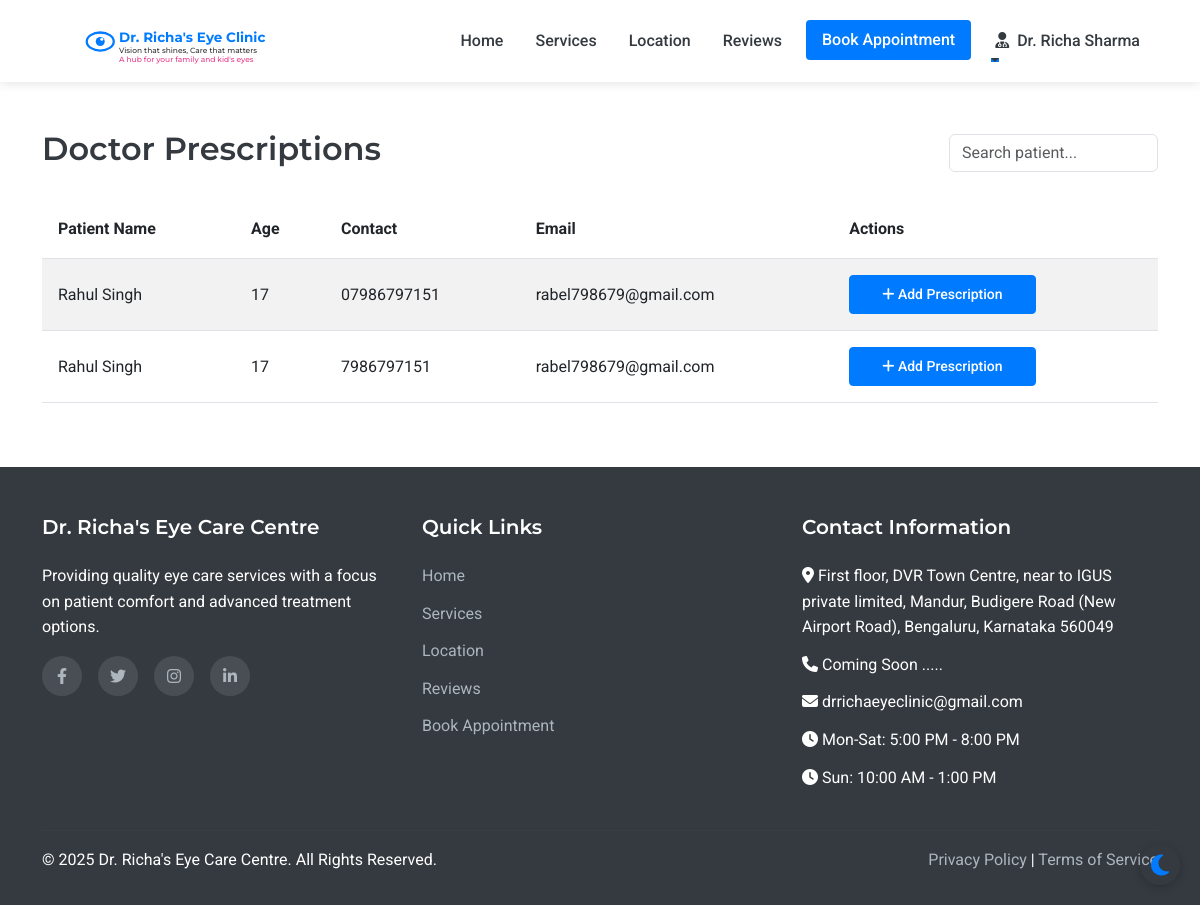
Page /doctor/prescriptions (signed in) on the committed database.
### models.py (models this page shows, shortened)
class Staff(UserMixin, db.Model):
    __abstract__ = True
    id = db.Column(db.Integer, primary_key=True)
    username = db.Column(db.String(64), unique=True, nullable=False)
    email = db.Column(db.String(120), unique=True, nullable=False)
    password_hash = db.Column(db.String(256), nullable=False)
    full_name = db.Column(db.String(100), nullable=False)
    mobile_number = db.Column(db.String(15), nullable=False)

class Doctor(Staff):
    __tablename__ = 'doctor'
    qualifications = db.Column(db.String(200), nullable=True)
    specialization = db.Column(db.String(200), nullable=True)

class Patient(UserMixin, db.Model):
    id = db.Column(db.Integer, primary_key=True)
    full_name = db.Column(db.String(100), nullable=False)
    mobile_number = db.Column(db.String(15), nullable=False)
    email = db.Column(db.String(100), nullable=True)
    age = db.Column(db.Integer, nullable=False)
    password_hash = db.Column(db.String(256), nullable=True)
    is_registered = db.Column(db.Boolean, default=False)
    created_at = db.Column(db.DateTime, nullable=False, default=datetime.utcnow)
    appointments = db.relationship('Appointment', backref='patient', lazy=True)
    doctor_prescriptions = db.relationship('DoctorPrescription', backref='patient', lazy=True)
    optometrist_prescriptions = db.relationship('OptometristPrescription', backref='patient', lazy=True)

### routes.py (the view)
@app.route('/doctor/prescriptions')
@login_required
def doctor_prescriptions():
    if not isinstance(current_user, Doctor):
        flash('Access denied', 'danger')
        return redirect(url_for('index'))
    all_patients = Patient.query.order_by(Patient.full_name).all()
    return render_template('doctor/prescriptions.html', all_patients=all_patients)

### app.py (called while the page is built)
@login_manager.user_loader
def load_user(user_id):
    from models import Doctor, Assistant, Admin, Patient
    try:
        if user_id.startswith('doctor_'):
            return Doctor.query.get(int(user_id.split('_')[1]))
        elif user_id.startswith('assistant_'):
            return Assistant.query.get(int(user_id.split('_')[1]))
        elif user_id.startswith('admin_'):
            return Admin.query.get(int(user_id.split('_')[1]))
        else:
            return Patient.query.get(int(user_id))
    except (ValueError, AttributeError):
        return None

### routes.py (called while the page is built)
@app.context_processor
def inject_now():
    return {'now': datetime.now()}

### templates/doctor/prescriptions.html (shortened to what this page needs)
{% extends 'layout.html' %}
{% block content %}
<div class="container py-5">
    <div class="d-flex justify-content-between align-items-center mb-4">
        <h2>Doctor Prescriptions</h2>
        <input type="text" id="searchInput" class="form-control w-auto" placeholder="Search patient..." onkeyup="searchTable()">
    </div>
    <div class="table-responsive">
        <table class="table table-striped" id="prescriptionTable">
            <thead>
                <tr>
                    <th>Patient Name</th>
                    <th>Age</th>
                    <th>Contact</th>
                    <th>Email</th>
                    <th>Actions</th>
                </tr>
            </thead>
            <tbody>
                {% for patient in all_patients %}
                <tr>
                    <td>{{ patient.full_name }}</td>
                    <td>{{ patient.age }}</td>
                    <td>{{ patient.mobile_number }}</td>
                    <td>{{ patient.email }}</td>
                    <td>
                        <div class="btn-group">
                            <a href="{{ url_for('doctor_add_prescription', patient_id=patient.id) }}"
                               class="btn btn-primary btn-sm">
                                <i class="fas fa-plus"></i> Add Prescription
                            </a>
                        </div>
                    </td>
                </tr>
                {% endfor %}
            </tbody>
        </table>
    </div>
</div>
{% endblock %}

### templates/layout.html (shortened to what this page needs)
<!DOCTYPE html>
<html lang="en">
<head>
    <link href="https://cdn.jsdelivr.net/npm/bootstrap@5.3.0-alpha1/dist/css/bootstrap.min.css" rel="stylesheet">
    <link rel="stylesheet" href="https://cdn.jsdelivr.net/npm/flatpickr/dist/flatpickr.min.css">
    <link rel="stylesheet" href="https://cdnjs.cloudflare.com/ajax/libs/font-awesome/6.1.1/css/all.min.css">
    <link rel="stylesheet" href="{{ url_for('static', filename='css/style.css') }}">
</head>
<body>
    <nav class="navbar navbar-expand-lg sticky-top">
        <div class="container">
            <a class="navbar-brand" href="{{ url_for('index') }}" id="clinic-logo">
                <div id="interactive-logo-container" style="height: 60px;"></div>
            </a>
            <div class="collapse navbar-collapse" id="navbarNav">
                <ul class="navbar-nav ms-auto">
                    <li class="nav-item">
                        <a class="nav-link {% if request.path == url_for('index') %}active{% endif %}" href="{{ url_for('index') }}">Home</a>
                    </li>
                    <li class="nav-item">
                        <a class="nav-link {% if request.path == url_for('services') %}active{% endif %}" href="{{ url_for('services') }}">Services</a>
                    </li>
                    <li class="nav-item">
                        <a class="nav-link {% if request.path == url_for('location') %}active{% endif %}" href="{{ url_for('location') }}">Location</a>
                    </li>
                    <li class="nav-item">
                        <a class="nav-link {% if request.path == url_for('reviews') %}active{% endif %}" href="{{ url_for('reviews') }}">Reviews</a>
                    </li>
                    <li class="nav-item">
                        <a class="nav-link btn btn-primary text-white px-3 ms-lg-2" href="{{ url_for('appointment') }}">Book Appointment</a>
                    </li>
                    {% if current_user.is_authenticated %}
                        {% if current_user.__class__.__name__ == 'Patient' %}
                            <li class="nav-item dropdown">
                                <a class="nav-link dropdown-toggle" href="#" id="navbarDropdown" role="button" data-bs-toggle="dropdown" aria-expanded="false">
                                    <i class="fas fa-user me-1"></i> {{ current_user.full_name }}
                                </a>
                                <ul class="dropdown-menu dropdown-menu-end" aria-labelledby="navbarDropdown">
                                    <li><a class="dropdown-item" href="{{ url_for('patient_dashboard') }}">Dashboard</a></li>
                                    <li><a class="dropdown-item" href="{{ url_for('patient_appointments') }}">My Appointments</a></li>
                                    <li><a class="dropdown-item" href="{{ url_for('patient_medical_records') }}">Medical Records</a></li>
                                    <li><hr class="dropdown-divider"></li>
                                    <li><a class="dropdown-item" href="{{ url_for('patient_logout') }}">Logout</a></li>
                                </ul>
                            </li>
                        {% else %}
                            <li class="nav-item dropdown">
                                <a class="nav-link dropdown-toggle" href="#" id="navbarDropdown" role="button" data-bs-toggle="dropdown" aria-expanded="false">
                                    <i class="fas fa-user-md me-1"></i> {{ current_user.full_name }}
                                </a>
                            </li>
                        {% endif %}
                    {% endif %}
                </ul>
            </div>
        </div>
    </nav>
    <main>
        {% block content %}{% endblock %}
    </main>
    <footer>
        <div class="container">
            <div class="row">
                <div class="col-md-4 mb-4 mb-md-0">
                    <h5>Dr. Richa's Eye Care Centre</h5>
                    <p class="mb-3">Providing quality eye care services with a focus on patient comfort and advanced treatment options.</p>
                    <div class="social-icons">
                        <a href="#" aria-label="Facebook"><i class="fab fa-facebook-f"></i></a>
                        <a href="#" aria-label="Twitter"><i class="fab fa-twitter"></i></a>
                        <a href="#" aria-label="Instagram"><i class="fab fa-instagram"></i></a>
                        <a href="#" aria-label="LinkedIn"><i class="fab fa-linkedin-in"></i></a>
                    </div>
                </div>
                <div class="col-md-4 mb-4 mb-md-0">
                    <h5>Quick Links</h5>
                    <ul>
                        <li><a href="{{ url_for('index') }}">Home</a></li>
                        <li><a href="{{ url_for('services') }}">Services</a></li>
                        <li><a href="{{ url_for('location') }}">Location</a></li>
                        <li><a href="{{ url_for('reviews') }}">Reviews</a></li>
                        <li><a href="{{ url_for('appointment') }}">Book Appointment</a></li>
                    </ul>
                </div>
                <div class="col-md-4">
                    <h5>Contact Information</h5>
                    <ul>
                        <li><i class="fas fa-map-marker-alt"></i> First floor, DVR Town Centre, near to     IGUS private limited, Mandur, Budigere Road (New Airport Road), Bengaluru, Karnataka 560049</li>
                        <li><i class="fas fa-phone"></i> Coming Soon .....</li>
                        <li><i class="fas fa-envelope"></i> drrichaeyeclinic@gmail.com</li>
                        <li><i class="fas fa-clock"></i> Mon-Sat: 5:00 PM - 8:00 PM</li>
                        <li><i class="fas fa-clock"></i> Sun: 10:00 AM - 1:00 PM</li>
                    </ul>
                </div>
            </div>
            <hr class="mt-4 mb-3" style="border-color: rgba(255,255,255,0.1);">
            <div class="row">
                <div class="col-md-6">
                    <p class="mb-md-0">&copy; {{ now.year }} Dr. Richa's Eye Care Centre. All Rights Reserved.</p>
                </div>
                <div class="col-md-6 text-md-end">
                    <p class="mb-0">
                        <a href="#">Privacy Policy</a> |
                        <a href="#">Terms of Service</a>
                    </p>
                </div>
            </div>
        </div>
    </footer>
</body>
</html>

### static/css/style.css (style rules this page uses)
:root { --primary-color: #007bff; --secondary-color: #6c757d; --accent-color: #17a2b8; --light-color: #f8f9fa; --dark-color: #343a40; --success-color: #28a745; --warning-color: #ffc107; --danger-color: #dc3545; --white: #ffffff; --light-blue: #e6f2ff; --transition: all 0.3s ease; --bg-color: #ffffff; --text-color: #343a40; --card-bg: #ffffff; --border-color: #dee2e6; --footer-bg: #343a40; --footer-text: #ffffff; --hero-overlay: rgba(0, 123, 255, 0.85); }
body { font-family: 'Roboto', sans-serif; color: var(--text-color, var(--dark-color)); line-height: 1.6; background-color: var(--bg-color, var(--white)); transition: background-color 0.3s ease, color 0.3s ease; }
h1, h2, h3, h4, h5, h6 { font-family: 'Montserrat', sans-serif; font-weight: 600; }
.navbar { box-shadow: 0 2px 4px rgba(0, 0, 0, 0.1); padding: 1rem 2rem; background-color: var(--card-bg, var(--white)); transition: background-color 0.3s ease; }
.navbar-brand { font-weight: 700; color: var(--primary-color); font-size: 1.5rem; }
#interactive-logo-container { width: 300px; height: 40px !important; cursor: pointer; display: flex; align-items: center; justify-content: flex-start; transition: var(--transition); margin-right: 20px; }
.navbar { transition: transform 0.4s ease-in-out; box-shadow: 0 2px 10px rgba(0, 0, 0, 0.1); }
.nav-link { color: var(--dark-color); font-weight: 500; margin: 0 0.5rem; position: relative; transition: var(--transition); }
.nav-link::after { content: ''; position: absolute; width: 0; height:1.5px; bottom: 0; left: 0; background-color: var(--primary-color); transition: var(--transition); }
.table td, .table th { padding: 1rem; vertical-align: middle; }
.btn-primary { background-color: var(--primary-color); border-color: var(--primary-color); padding: 0.5rem 2rem; font-weight: 500; border-radius: 4px; transition: var(--transition); }
footer { background-color: var(--dark-color); color: var(--white); padding: 3rem 0 2rem; }
footer h5 { font-weight: 600; margin-bottom: 1.5rem; }
footer ul { list-style: none; padding-left: 0; }
footer ul li { margin-bottom: 0.75rem; }
footer a { color: #adb5bd; text-decoration: none; transition: var(--transition); }
.social-icons { display: flex; gap: 1rem; }
.social-icons a { display: flex; align-items: center; justify-content: center; width: 40px; height: 40px; border-radius: 50%; background-color: rgba(255, 255, 255, 0.1); transition: var(--transition); }

### rows in the picture
Doctor: full_name "Dr. Richa Sharma"
Patient: full_name "Rahul Singh", age "17", mobile_number "07986797151", email "rabel798679@gmail.com"
Patient: full_name "Rahul Singh", age "17", mobile_number "7986797151", email "rabel798679@gmail.com"
